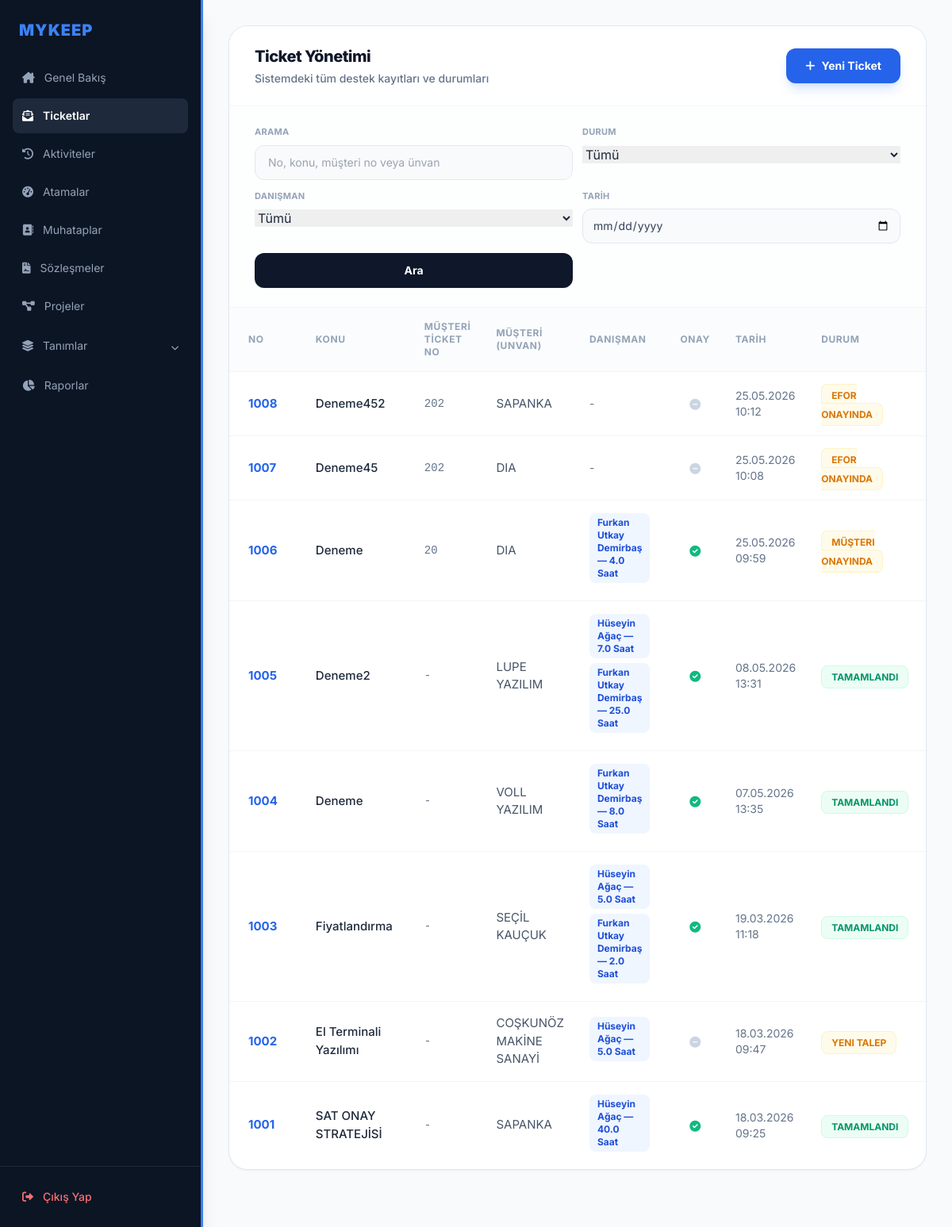
/ticketlar/ (signed in), run on the app's committed database.
### ticket/models.py (models this page shows, shortened)
class ticket(models.Model):
    ticketno = models.IntegerField(primary_key=True, unique=True, blank=True)
    konu: models.CharField= models.CharField(max_length=100)
    unvan = models.ForeignKey("muhatap.muhatap", to_field="unvan", on_delete=models.CASCADE, null=True)
    sozlesmeno = models.ForeignKey("sozlesme.sozlesmeler", to_field="sozlesmeno", on_delete=models.CASCADE, null=True)
    bolumkod = models.ForeignKey("modul.bolum", to_field="kod", on_delete=models.CASCADE, null=True)
    destekturu = models.ForeignKey("destekturu.destektur", to_field="definition", on_delete=models.PROTECT, null=True)
    taleptarih = models.DateTimeField(default=timezone.now)
    termintarih = models.DateTimeField(null=True, blank=True)
    oncelikkod = models.ForeignKey("destekturu.oncelik", to_field="kod", on_delete=models.CASCADE, null=True)
    aciklama = models.TextField(null=True, blank=True)
    durumtanim = models.ForeignKey("statu", to_field="durumtanim", on_delete=models.CASCADE, null=True)
    faturadurum = models.ForeignKey("faturalama", to_field="faturadurum", on_delete=models.CASCADE, null=True)
    danisman = models.ManyToManyField("modul.danisman", blank=True, related_name="ticket_danismanlar")
    efor = models.FloatField(null=True, blank=True)
    onay = models.BooleanField(default=False)
    musteri_ticket_no = models.CharField(max_length=50, null=True, blank=True, verbose_name="Müşteri Ticket No")

class statu(models.Model):
    durumtanim = models.CharField(max_length=70, null=True, unique=True)

### muhatap/models.py (models this page shows, shortened)
class muhatap(models.Model):
    unvan = models.CharField(max_length=100,unique=True)
    vkn = models.CharField(max_length=11)
    adres = models.TextField()
    telefon =models.CharField(max_length=10, null=True)
    grupkod = models.ForeignKey("hesapgrubu", to_field="grupkod", on_delete=models.CASCADE ,null=True)
    slug = models.SlugField(max_length=100,unique=True,null=True)
    aktif = models.BooleanField(default=False,null=True)

### ticket/views.py (the view, shortened to what this page needs)
# urls.py: path('ticketlar/', ticket_views.ticket_listesi, name='ticket_listesi'),
def ticket_listesi(request):
    tum_ticketlar = ticket.objects.select_related("unvan", "durumtanim").prefetch_related("danisman").all().order_by('-ticketno')
    if hasattr(request.user, 'userprofile'):
        profile = request.user.userprofile
        if profile.role == 'Firma' and profile.muhatap_firma:
            tum_ticketlar = tum_ticketlar.filter(unvan=profile.muhatap_firma)
        elif profile.role == 'Danisman' and profile.danisman_profil:
            tum_ticketlar = tum_ticketlar.filter(danisman=profile.danisman_profil)
    arama = request.GET.get("arama", "").strip()
    durum = request.GET.get("durum", "").strip()
    danisman = request.GET.get("danisman", "").strip()
    tarih = request.GET.get("tarih", "").strip()
    if durum:
        tum_ticketlar = tum_ticketlar.filter(durumtanim_id=durum)
    if danisman:
        tum_ticketlar = tum_ticketlar.filter(danisman__username=danisman)
    if tarih:
        tum_ticketlar = tum_ticketlar.filter(taleptarih__date=tarih)
    tum_ticketlar_list = list(tum_ticketlar)
    for t in tum_ticketlar_list:
        danisman_eforlari = {}
        for a in t.atama_set.all():
            if a.danisman:
                isim = a.danisman.isim or a.danisman.username
                danisman_eforlari[isim] = danisman_eforlari.get(isim, 0) + (a.efor or 0)
        t.danisman_efor_list = [f"{isim} — {efor} Saat" for isim, efor in danisman_eforlari.items()]
    context = {
        'ticketlar': tum_ticketlar_list,
        'arama': arama,
        'secili_durum': durum,
        'secili_danisman': danisman,
        'tarih': tarih,
        'durumlar': ticket._meta.get_field("durumtanim").remote_field.model.objects.order_by("durumtanim"),
        'danismanlar': ticket._meta.get_field("danisman").related_model.objects.order_by("isim"),
    }
    return render(request, 'ticket_listesi.html', context)

### templates/ticket_listesi.html (shortened to what this page needs)
{% extends 'base.html' %}
{% block content %}
<div class="bg-white border border-slate-200 rounded-3xl shadow-sm overflow-hidden mb-10">
    <div class="px-8 py-6 border-b border-slate-100 flex justify-between items-center bg-white">
        <div>
            <h2 class="text-xl font-extrabold text-slate-900 tracking-tight">Ticket Yönetimi</h2>
            <p class="text-sm text-slate-500 font-medium mt-1">Sistemdeki tüm destek kayıtları ve durumları</p>
        </div>
        <a href="{% url 'ticket_ekle' %}" class="bg-blue-600 hover:bg-blue-700 text-white text-sm font-bold py-3 px-6 rounded-xl transition shadow-lg shadow-blue-500/20 inline-flex items-center active:scale-95">
            <i class="fa-solid fa-plus mr-2"></i> Yeni Ticket
        </a>
    </div>
    <form method="get" class="px-8 py-6 border-b border-slate-100 bg-slate-50/30">
        <div class="grid grid-cols-1 gap-3 md:grid-cols-2 xl:grid-cols-[1.4fr_1fr_1fr_170px_auto_auto] xl:items-end">
            <div>
                <label class="mb-2 block text-[11px] font-bold uppercase tracking-wide text-slate-400">Arama</label>
                <input type="search" name="arama" value="{{ arama }}" placeholder="No, konu, müşteri no veya ünvan" class="w-full h-11 rounded-xl border border-slate-200 bg-slate-50 px-4 text-sm text-slate-700 outline-none transition focus:border-blue-500 focus:bg-white focus:ring-4 focus:ring-blue-500/10">
            </div>
            <div>
                <label class="mb-2 block text-[11px] font-bold uppercase tracking-wide text-slate-400">Durum</label>
                <select name="durum" class="w-full">
                    <option value="">Tümü</option>
                </select>
            </div>
            <div>
                <label class="mb-2 block text-[11px] font-bold uppercase tracking-wide text-slate-400">Danışman</label>
                <select name="danisman" class="w-full">
                    <option value="">Tümü</option>
                </select>
            </div>
            <div>
                <label class="mb-2 block text-[11px] font-bold uppercase tracking-wide text-slate-400">Tarih</label>
                <input type="date" name="tarih" value="{{ tarih }}" class="w-full h-11 rounded-xl border border-slate-200 bg-slate-50 px-3 text-sm text-slate-700 outline-none transition focus:border-blue-500 focus:bg-white focus:ring-4 focus:ring-blue-500/10">
            </div>
            <button type="submit" class="h-11 rounded-xl bg-slate-900 px-5 text-sm font-bold text-white shadow-sm transition hover:bg-slate-700">Ara</button>
        </div>
    </form>
    <div class="overflow-x-auto">
        <table class="w-full text-left border-collapse">
            <thead>
                <tr class="text-xs uppercase tracking-wider text-slate-400 font-bold border-b border-slate-100 bg-slate-50/50">
                    <th class="px-6 py-4">No</th>
                    <th class="px-6 py-4">Konu</th>
                    <th class="px-4 py-4">Müşteri Ticket No</th>
                    <th class="px-4 py-4">Müşteri (Unvan)</th>
                    <th class="px-4 py-4">Danışman</th>
                    <th class="px-4 py-4 text-center">Onay</th>
                    <th class="px-4 py-4">Tarih</th>
                    <th class="px-4 py-4">Durum</th>
                    <th class="px-4 py-4">Fatura Durumu</th>
                </tr>
            </thead>
            <tbody class="divide-y divide-slate-100">
                {% for t in ticketlar %}
                <tr class="hover:bg-slate-50 transition group">
                    <td class="px-6 py-4 text-[15px] font-bold">
                        <a href="{% url 'ticket_duzenle' t.pk %}" class="text-blue-600 hover:text-blue-800 hover:underline">{{ t.ticketno }}</a>
                    </td>
                    <td class="px-6 py-4 text-[15px] font-medium">
                        <a href="{% url 'ticket_duzenle' t.pk %}" class="text-slate-800 hover:text-blue-700 hover:underline">{{ t.konu }}</a>
                    </td>
                    <td class="px-4 py-4 text-sm text-slate-500 font-mono">{{ t.musteri_ticket_no|default:"-" }}</td>
                    <td class="px-4 py-4 text-[15px] text-slate-600">
                        {% if t.unvan %}
                            <a href="{% url 'muhatap_duzenle' t.unvan.pk %}" class="hover:text-blue-700 hover:underline">{{ t.unvan.unvan }}</a>
                        {% else %}
                            -
                        {% endif %}
                    </td>
                    <td class="px-4 py-4 text-sm text-slate-500">
                        {% for d in t.danisman_efor_list %}
                            <span class="inline-flex items-center px-2.5 py-1 rounded-lg bg-blue-50 text-blue-700 text-xs font-bold mr-1.5 mb-1.5">{{ d }}</span>
                        {% empty %}
                            -
                        {% endfor %}
                    </td>
                    <td class="px-4 py-4 text-center">
                        {% if t.onay %}
                            <span class="text-emerald-500 text-sm"><i class="fa-solid fa-circle-check"></i></span>
                        {% else %}
                            <span class="text-slate-300 text-sm"><i class="fa-solid fa-circle-minus"></i></span>
                        {% endif %}
                    </td>
                    <td class="px-4 py-4 text-sm text-slate-500">{{ t.taleptarih|date:"d.m.Y H:i" }}</td>
                    <td class="px-4 py-4">
                        {% if t.durumtanim.durumtanim == "Tamamlandı" %}
                            <span class="px-3 py-1.5 bg-emerald-50 text-emerald-600 text-xs font-bold rounded-lg border border-emerald-100" id="status-{{ t.pk }}">TAMAMLANDI</span>
                        {% else %}
                            <span class="px-3 py-1.5 bg-amber-50 text-amber-600 text-xs font-bold rounded-lg border border-amber-100" id="status-{{ t.pk }}">{{ t.durumtanim.durumtanim|upper }}</span>
                        {% endif %}
                    </td>
                    <td class="px-4 py-4">
                    </td>
                </tr>
                {% empty %}
                <tr>
                    <td colspan="10" class="px-6 py-10 text-center text-slate-400 text-sm italic">Henüz bir ticket kaydı bulunmuyor.</td>
                </tr>
                {% endfor %}
            </tbody>
        </table>
    </div>
</div>
{% endblock %}

### templates/base.html (style rules this page uses)
* { scrollbar-width: thin; scrollbar-color: #cbd5e1 transparent; }
body { font-family: 'Inter', sans-serif; }

### data on the page
ticket: ticketno "1008", konu "Deneme452", musteri_ticket_no "202", unvan.unvan "SAPANKA", onay False (drawn), taleptarih "25.05.2026 10:12", durumtanim.durumtanim "EFOR ONAYINDA"
ticket: ticketno "1007", konu "Deneme45", musteri_ticket_no "202", unvan.unvan "DIA", onay False (drawn), taleptarih "25.05.2026 10:08", durumtanim.durumtanim "EFOR ONAYINDA"
ticket: ticketno "1006", konu "Deneme", musteri_ticket_no "20", unvan.unvan "DIA", danisman_efor_list "Furkan Utkay Demirbaş — 4.0 Saat", onay True (drawn), taleptarih "25.05.2026 09:59", durumtanim.durumtanim "MÜŞTERI ONAYINDA"
ticket: ticketno "1005", konu "Deneme2", musteri_ticket_no "-", unvan.unvan "LUPE YAZILIM", danisman_efor_list "Hüseyin Ağaç — 7.0 Saat" "Furkan Utkay Demirbaş — 25.0 Saat", onay True (drawn), taleptarih "08.05.2026 13:31"
ticket: ticketno "1004", konu "Deneme", musteri_ticket_no "-", unvan.unvan "VOLL YAZILIM", danisman_efor_list "Furkan Utkay Demirbaş — 8.0 Saat", onay True (drawn), taleptarih "07.05.2026 13:35"
ticket: ticketno "1003", konu "Fiyatlandırma", musteri_ticket_no "-", unvan.unvan "SEÇİL KAUÇUK", danisman_efor_list "Hüseyin Ağaç — 5.0 Saat" "Furkan Utkay Demirbaş — 2.0 Saat", onay True (drawn), taleptarih "19.03.2026 11:18"
ticket: ticketno "1002", konu "El Terminali Yazılımı", musteri_ticket_no "-", unvan.unvan "COŞKUNÖZ MAKİNE SANAYİ", danisman_efor_list "Hüseyin Ağaç — 5.0 Saat", onay False (drawn), taleptarih "18.03.2026 09:47", durumtanim.durumtanim "YENI TALEP"
ticket: ticketno "1001", konu "SAT ONAY STRATEJİSİ", musteri_ticket_no "-", unvan.unvan "SAPANKA", danisman_efor_list "Hüseyin Ağaç — 40.0 Saat", onay True (drawn), taleptarih "18.03.2026 09:25"
